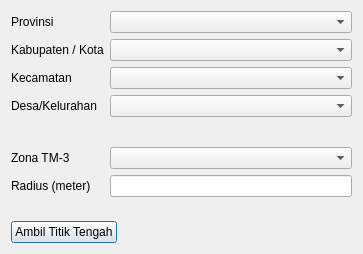
<?xml version="1.0" encoding="UTF-8"?>
<ui version="4.0">
 <class>Dialog</class>
 <widget class="QDialog" name="Dialog">
  <property name="geometry">
   <rect>
    <x>0</x>
    <y>0</y>
    <width>363</width>
    <height>254</height>
   </rect>
  </property>
  <property name="windowTitle">
   <string>Download Persil Sekitarnya</string>
  </property>
  <property name="styleSheet">
   <string notr="true">backgroud-color = rgb(255, 255, 255)
</string>
  </property>
  <layout class="QVBoxLayout" name="verticalLayout">
   <item>
    <layout class="QFormLayout" name="formLayout_9">
     <item row="0" column="0">
      <widget class="QLabel" name="lbl_propinsi">
       <property name="text">
        <string>Provinsi</string>
       </property>
      </widget>
     </item>
     <item row="0" column="1">
      <widget class="QComboBox" name="cmb_propinsi"/>
     </item>
     <item row="1" column="0">
      <widget class="QLabel" name="lbl_kapupaten">
       <property name="text">
        <string>Kabupaten / Kota</string>
       </property>
      </widget>
     </item>
     <item row="1" column="1">
      <widget class="QComboBox" name="cmb_kabupaten"/>
     </item>
     <item row="2" column="0">
      <widget class="QLabel" name="lbl_wilayah_induk">
       <property name="text">
        <string>Kecamatan</string>
       </property>
      </widget>
     </item>
     <item row="2" column="1">
      <widget class="QComboBox" name="cmb_kecamatan"/>
     </item>
     <item row="3" column="0">
      <widget class="QLabel" name="lbl_wilayah">
       <property name="text">
        <string>Desa/Kelurahan</string>
       </property>
      </widget>
     </item>
     <item row="3" column="1">
      <widget class="QComboBox" name="cmb_desa"/>
     </item>
     <item row="5" column="1">
      <spacer name="verticalSpacer">
       <property name="orientation">
        <enum>Qt::Vertical</enum>
       </property>
       <property name="sizeHint" stdset="0">
        <size>
         <width>20</width>
         <height>40</height>
        </size>
       </property>
      </spacer>
     </item>
     <item row="6" column="0">
      <widget class="QLabel" name="nomorLabel_5">
       <property name="text">
        <string>Zona TM-3</string>
       </property>
      </widget>
     </item>
     <item row="6" column="1">
      <widget class="QComboBox" name="cmb_coordinate_system">
       <property name="minimumSize">
        <size>
         <width>150</width>
         <height>0</height>
        </size>
       </property>
      </widget>
     </item>
     <item row="7" column="1">
      <widget class="QLineEdit" name="radius">
       <property name="minimumSize">
        <size>
         <width>150</width>
         <height>0</height>
        </size>
       </property>
      </widget>
     </item>
     <item row="7" column="0">
      <widget class="QLabel" name="lbl_wilayah_2">
       <property name="text">
        <string>Radius (meter)</string>
       </property>
      </widget>
     </item>
    </layout>
   </item>
   <item>
    <spacer name="verticalSpacer_2">
     <property name="orientation">
      <enum>Qt::Vertical</enum>
     </property>
     <property name="sizeHint" stdset="0">
      <size>
       <width>20</width>
       <height>40</height>
      </size>
     </property>
    </spacer>
   </item>
   <item>
    <layout class="QHBoxLayout" name="horizontalLayout">
     <item>
      <widget class="QPushButton" name="btn_titik_tengah">
       <property name="text">
        <string>Ambil Titik Tengah</string>
       </property>
      </widget>
     </item>
     <item>
      <spacer name="horizontalSpacer">
       <property name="orientation">
        <enum>Qt::Horizontal</enum>
       </property>
       <property name="sizeHint" stdset="0">
        <size>
         <width>40</width>
         <height>20</height>
        </size>
       </property>
      </spacer>
     </item>
    </layout>
   </item>
  </layout>
 </widget>
 <resources/>
 <connections/>
</ui>
